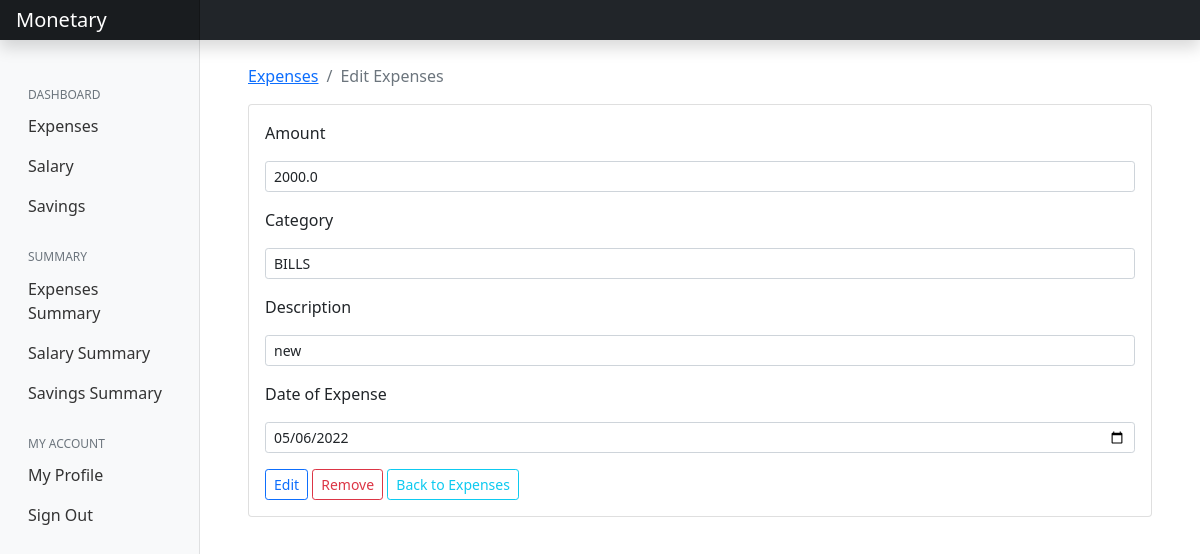
Screenshot of /edit-expense/5/ (signed in) with the database file from the repository.
### expenses/models.py (models this page shows, shortened)
class Expense(models.Model):
    amount = models.FloatField()
    date = models.DateField(default=now)
    description = models.TextField()
    owner = models.ForeignKey(to=User, on_delete=models.CASCADE)
    category = models.CharField(max_length=200)
    class Meta:
        ordering = ['-date']

### expenses/views.py (the view, shortened to what this page needs)
# urls.py: path('edit-expense/<int:id>/', views.expense_edit, name="expense-edit"),
@login_required(login_url='/accounts/login')
def expense_edit(request, id):
    categories = Category.objects.all()
    expense = Expense.objects.get(pk=id)
    context = {
        'expense': expense,
        'values': expense,
        'categories': categories
    }
    if request.method == 'GET':
        return render(request, 'expenses/edit-expense.html', context)

### expenses/templates/expenses/edit-expense.html (shortened to what this page needs)
{% extends 'base.html' %}
{% load static %}
{% block content %}
<div class="container mt-4">
    <nav aria-label="breadcrumb">
        <ol class="breadcrumb">
            <li class="breadcrumb-item"><a href="{% url 'expenses' %}">Expenses</a></li>
            <li class="breadcrumb-item active" aria-current="page">Edit Expenses</li>
        </ol>
    </nav>
    <div class="card">
        <div class="card-body">
            <form action="{% url 'expense-edit' expense.id %}" method="post">
                <div class="form-group">
                    <label for="" class="mb-3">Amount</label>
                    <input type="number" class="form-control form-control-sm mb-3" name="amount" value="{{values.amount}}">
                </div>
                <div class="form-group">
                    <label for="" class="mb-3">Category</label>
                    <select class="form-control form-control-sm mb-3" name="category">
                        <option selected name="category" value="{{values.category}}">{{values.category}}</option>
                    </select>
                </div>
                <div class="form-group">
                    <label for="" class="mb-3">Description</label>
                    <input type="text" class="form-control form-control-sm mb-3" name="description"
                        value="{{values.description}}">
                </div>
                <div class="form-group">
                    <label for="" class="mb-3">Date of Expense</label>
                    <input type="date" class="form-control form-control-sm mb-3" name="expense_date" value="{{values.date | date:'Y-m-d'}}">
                </div>
                <input type="submit" value="Edit" class="btn btn-outline-primary btn-sm mr-2">
                <a href="{% url 'delete-expense' expense.id %}" class="btn btn-outline-danger btn-sm">Remove</a>
                <a href="{% url 'expenses' %}" class="btn btn-outline-info btn-sm align-right float-right mr-auto">Back to Expenses</a>
            </form>
        </div>
    </div>
</div>
{% endblock %}

### static/css/main.css (style rules this page uses)
body { font-size: .875rem; }

### rows the page displays
Expense: amount "2000.0", category "BILLS", description "new", expense_date "05/06/2022"
